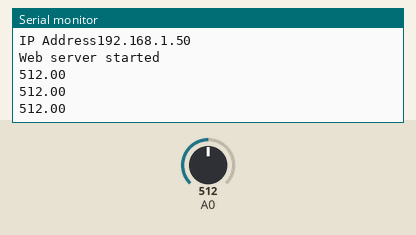
Simulated run of this sketch. Board: ESP8266 (NodeMCU). On the bench: the last lines printed to the serial monitor. The test bench sets the inputs (shaded band); at power-on: A0 = 512. WiFi joins after 1.5 s; servers stay silent unless stated.

Above: at 3.7 s.
3.8 s: A0 set to 716
At 4.4 s:
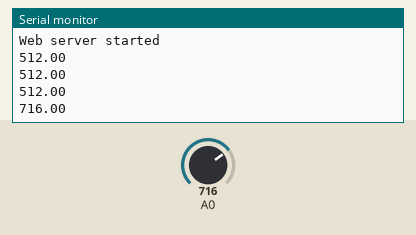
5.3 s: A0 set to 900
At 5.9 s:
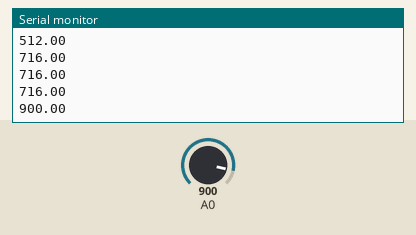
Timing chart, 0 to 8.3 s (numbered marks = the images above; inputs shaded):
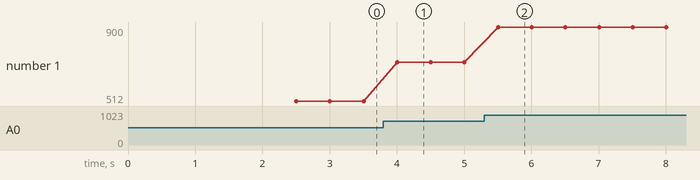

Measured:
- after the input at 3.8 s, the serial monitor: prints a new line after 0.20 s (image 1)
- after the input at 5.3 s, the serial monitor: prints a new line after 0.21 s (image 2)
- plotted number 1: 512 → 716 after the input at 3.8 s, 716 → 900 after the input at 5.3 s

The sketch:

ESP8266_Web_server_code.ino
```cpp
#include <ESP8266WiFi.h>
#include <WiFiClient.h>
#include <ESP8266WebServer.h>

const char *ssid = "motog5plus"; //Enter your WIFI ssid
const char *password = "omkar_1234"; //Enter your WIFI password

ESP8266WebServer server(80);

String page = "";
String page1 = "";
String page2 = "";

//double data;
double data11 = 987;
void setup(void) {

  pinMode(A0, INPUT);
  delay(1000);
  Serial.begin(115200);
  WiFi.begin(ssid, password);
  Serial.println("");

  while(WiFi.status() != WL_CONNECTED) {
    delay(500);
    Serial.print(".");
  }
  Serial.println("");
  Serial.print("Connected to");
  Serial.println(ssid);
  Serial.print("IP Address");
  Serial.println(WiFi.localIP());
  server.on("/", [](){
//    page = "<h1>Garbage Indicator SAKEC</h1>" + String(data11);
    page1 = "<h1>Garbage Indicator SAKEC</h1><h2>Garbage is Dry</h2><h4>Moisture Value</h4>" + String(data11);
    page2 = "<h1>Garbage Indicator SAKEC</h1><h2>Garbage is Wet</h2><h4>Moisture Value</h4>" + String(data11);
//    server.send(200, "text/html", page);
  });

  server.begin();
  Serial.println("Web server started");
}

void loop(void) {
  float data = analogRead(A0);
  data11 = data;
  page1 = "<h1>Garbage Indicator SAKEC</h1><h2>Garbage is Dry</h2><h4>Moisture Value</h4>" + String(data11);
  page2 = "<h1>Garbage Indicator SAKEC</h1><h2>Garbage is Wet</h2><h4>Moisture Value</h4>" + String(data11);
  Serial.println(data11);
  if (data11>=1015)
//  server.on("/", [](){
//  page1 = "<h1>Garbage is Wet</h1>" + String(data11);

  server.send(200, "text/html", page1);
//  });
  else
  server.send(200, "text/html", page2);
  delay(500);
  server.handleClient();
}
```
